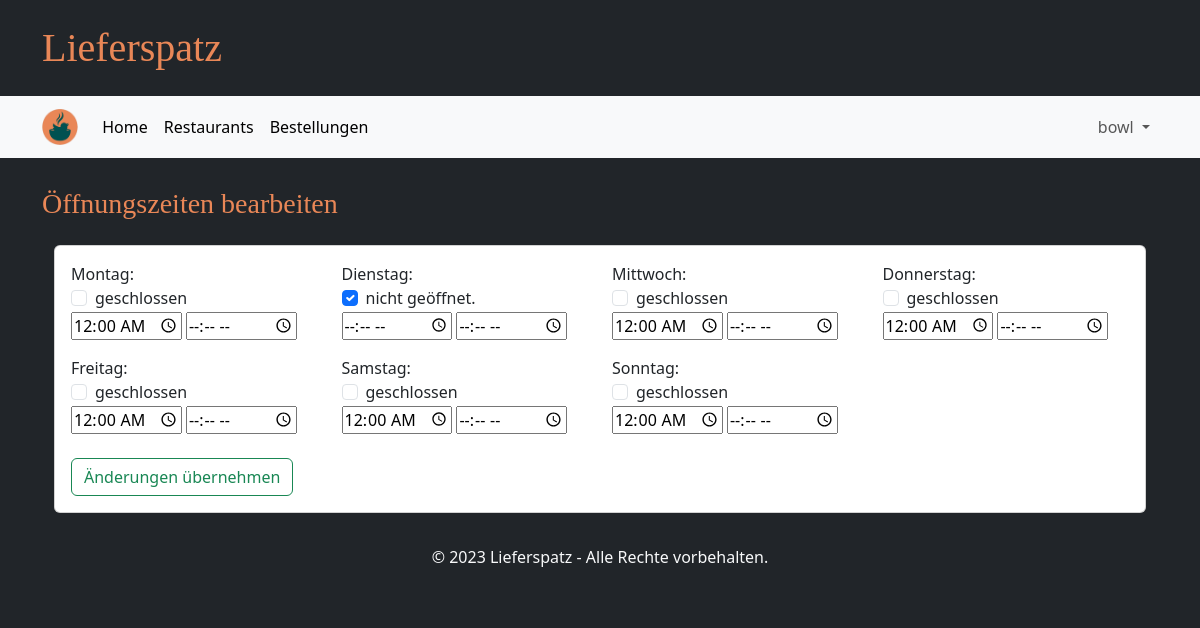
/edit_time (signed in), run on an earlier commit of the app's database.
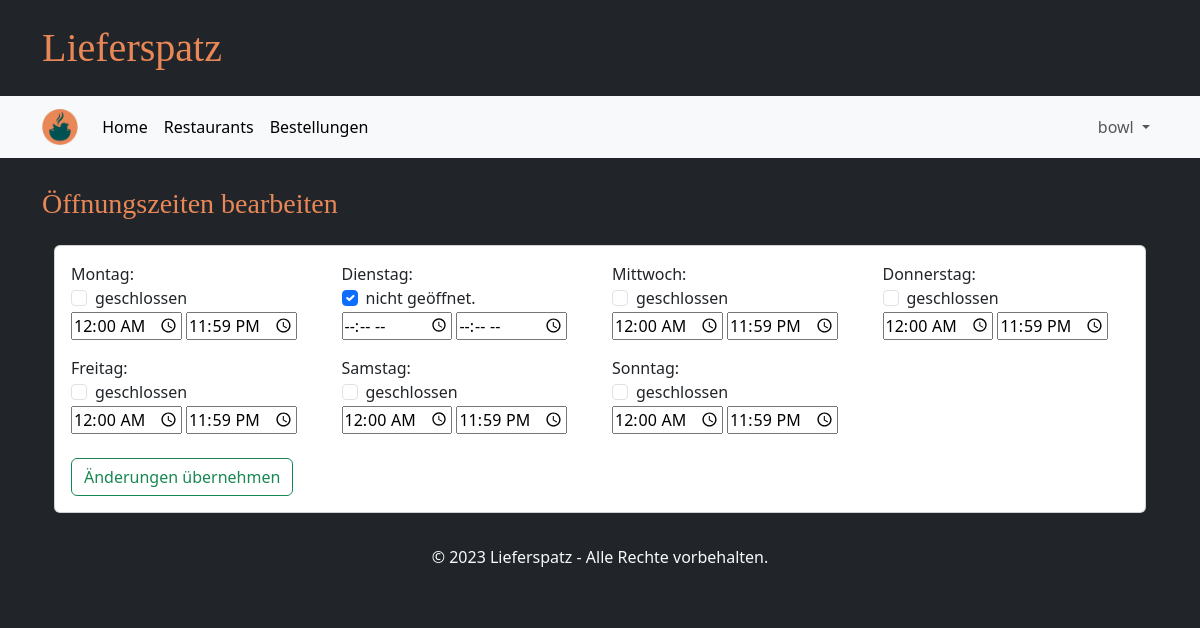
And on a later commit of the database.
### tables this page shows
CREATE TABLE Oeffnungszeit(
            GUsername TEXT NOT NULL,
            Wochentag TEXT NOT NULL CHECK(Wochentag IN ('Montag','Dienstag','Mittwoch','Donnerstag','Freitag','Samstag','Sonntag')),
            Von time NOT NULL,
            Bis time NOT NULL CHECK(Von < Bis),
            FOREIGN KEY (GUsername) REFERENCES GeschaeftsAccount(Username),
            PRIMARY KEY (GUsername, Wochentag)
        );

### main.py (the view, shortened to what this page needs)
@app.route("/edit_time", methods=["GET", "POST"])
def edit_restaurant_time():
    if "user" in session and "business" in session:
        profile = database.get_restaurant(session["user"])
        profile["times"] = database.get_business_hours(session["user"])
        return render_template("edit_time.html", profile=profile, weekdays=WEEKDAYS)
    else:
        return redirect(url_for("login_business_page"))

### database.py (called while the page is built)
def getData(sql, params = ()):
    dbcon = sqlite3.connect("instance/db.db")
    cursor = dbcon.cursor()
    cursor.execute(sql, params)
    return cursor

def get_restaurant(username):
    request_pointer = getData("""SELECT Username, Restaurantname, Beschreibung, Strasse, Hausnummer, Plz
                              FROM GeschaeftsAccount
                              WHERE Username = ? """,(username,))
    result = request_pointer.fetchone()
    restaurant = {
            "username": result[0],
            "name": result[1],
            "description": result[2],
            "street": result[3],
            "housenumber": result[4],
            "postalcode": result[5]
        }
    return restaurant

def get_business_hours(username):
    times = {}
    request_pointer = getData("""
        SELECT *
        FROM Oeffnungszeit
        WHERE GUsername = ?""",
        (username,))
    for entry in request_pointer.fetchall():
        times[entry[1]] = {
            "from": entry[2],
            "until": entry[3],
        }
    return times

### templates/edit_time.html (shortened to what this page needs)
{% extends "base.html" %}
{% block heading %}Öffnungszeiten bearbeiten{% endblock %}
{% block content %}
    <div class="justify-content-center">
      <div class="card">
        <div class="card-body bg-transparent">
            <form action="" method="POST">
              <div class="row">
                {% for day in weekdays %}
                <div class="bg-transparent mb-3 col-3">
                  <div class="card-text">{{ day }}: </div>
                  {% if day in profile['times'].keys() %}
                  <div class="form-check">
                    <input class="form-check-input" type="checkbox" name="closed" value="{{ profile['times'] }}">geschlossen
                  </div>
                  <input type=time class="card-text" name="openingTime {{ day }}"
                    value="{{ profile['times'][day]['from'] }}" placeholder="Geben Sie die Öffnungszeit ein">
                  <input type=time class="card-text" name="closingTime {{ day }}"
                    value="{{ profile['times'][day]['until'] }}" placeholder="Geben Sie die Schließzeit ein">
                  {% else %}
                  <div class="form-check">
                    <input class="form-check-input" type="checkbox" id="closed" checked> nicht geöffnet.
                  </div>
                  <fieldset>
                    <input type=time class="card-text" name="openingTime {{ day }}" value=""
                      placeholder="Geben Sie die Öffnungszeit ein">
                    <input type=time class="card-text" name="closingTime {{ day }}" value=""
                      placeholder="Geben Sie die Schließzeit ein">
                  </fieldset>
                  {% endif %}
                </div>
                {% endfor %}
              </div>
              <button name="save" type="submit" class="btn btn-outline-success mt-2">Änderungen übernehmen</button>
            </form>
          </div>
      </div>
    </div>
    {% endblock %}

### templates/base.html (shortened to what this page needs)
<!DOCTYPE html>
<html lang="de">
<head>
    <link rel="stylesheet" href="/static/style.css">
    <link href="{{ url_for('static', filename='bootstrap/css/bootstrap.min.css') }}" rel="stylesheet">
</head>
<body class="bg-dark">
    <div class="container my-4">
        <h1 class="brandfont">Lieferspatz</h1>
    </div>
    <nav class="navbar navbar-expand bg-body-tertiary sticky-top border-bottom border-5 border-dark">
        <div class="container">
          <a class="navbar-brand" href="#">
            <img src="{{ url_for('static', filename='ls_logo.png') }}" alt="..." height="36" />
          </a>
          <div class="collapse navbar-collapse" id="navbarSupportedContent">
            <ul class="navbar-nav me-auto mb-2 mb-lg-0">
              <li class="nav-item">
                <a class="nav-link active" aria-current="page" href="{{ url_for('start_page') }}">Home</a>
              </li>
              <li class="nav-item">
                <a class="nav-link active" aria-current="page" href="{{ url_for('restaurants_page') }}">Restaurants</a>
              </li>
              <li class="nav-item">
                <a class="nav-link active" id="view_orders" aria-current="page" href="{{ url_for('order_page') }}">Bestellungen</a>
              </li>
            </ul>
            <ul class="navbar-nav mb-2 mb-lg-0">
              {% if session['user'] %}
              <li class="nav-item dropdown">
                <a class="nav-link dropdown-toggle" href="#" role="button" data-bs-toggle="dropdown" aria-expanded="false">
                  {{ session['user'] }}
                </a>
              </li>
              {% endif %}
            </ul>
          </div>
        </div>
    </nav>
    <div class="container mt-4">
        <h3 class="brandfont2">{% block heading %}{% endblock %}</h3>
    </div>
    <div class="container text-light px-4 py-3 ">
        {% block content %}{% endblock %}
    </div>
    <footer class="bg-dark text-light text-center py-3">
        <p>&copy; 2023 Lieferspatz - Alle Rechte vorbehalten.</p>
    </footer>
</body>
</html>

### static/style.css (style rules this page uses)
.brandfont { font-family: brandFont; color: #e98757; }
.brandfont2 { font-family: brandFont2; color: #e98757; }
.text-center { text-align: center; }

What changed in the data, as far as the page shows it:
changed Oeffnungszeit "Montag": Bis (not shown) → "23:59"
changed Oeffnungszeit "Mittwoch": Bis (not shown) → "23:59"
changed Oeffnungszeit "Donnerstag": Bis (not shown) → "23:59"
changed Oeffnungszeit "Freitag": Bis (not shown) → "23:59"
changed Oeffnungszeit "Samstag": Bis (not shown) → "23:59"
changed Oeffnungszeit "Sonntag": Bis (not shown) → "23:59"
